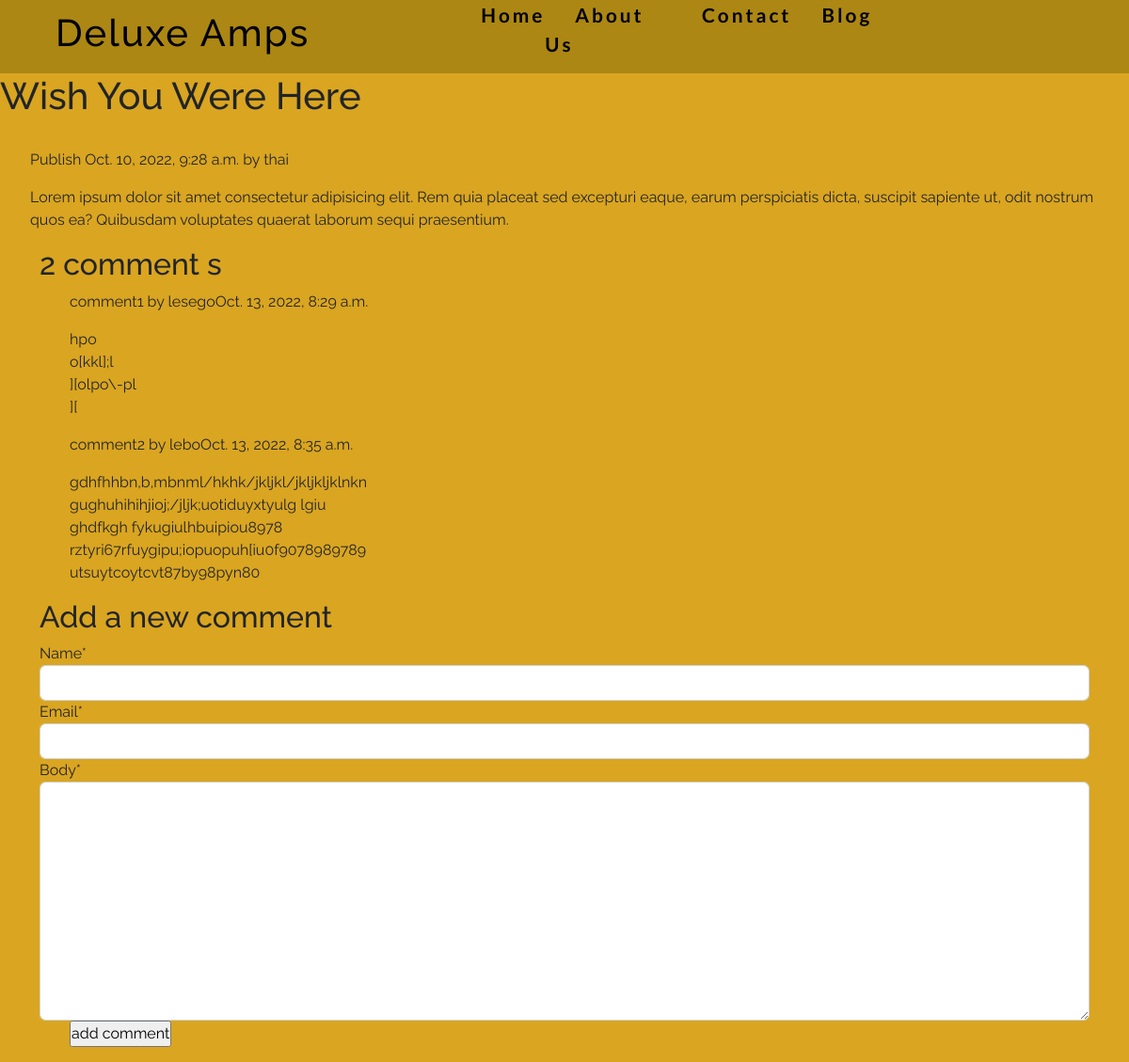
The app's page /2022/10/10/wish-you-were-here/ with its own data.
### blog/models.py (models this page shows, shortened)
class Post(models.Model):
    STATUS_CHOICES = (
        ('draft','Draft'),
        ('published','Published'),
    )
    title = models.CharField(max_length=250)
    post_image = models.ImageField(blank=True, null=True)
    slug = models.CharField(max_length=250, unique_for_date='publish')
    author = models.ForeignKey(User, on_delete=models.CASCADE, related_name='blog_post')
    body = models.TextField()
    publish = models.DateTimeField(default=timezone.now)
    created = models.DateField(auto_now_add=True)
    updated = models.DateTimeField(auto_now=True)
    status = models.CharField(max_length=10,choices=STATUS_CHOICES,default='draft')
    class Meta:
        ordering = ('-publish',)

class Comment(models.Model):
    post = models.ForeignKey(Post, on_delete=models.CASCADE,related_name='comments')
    name = models.CharField(max_length=80)
    email = models.EmailField()
    body = models.TextField()
    created = models.DateTimeField(auto_now_add=True)
    updated = models.DateTimeField(auto_now=True)
    active = models.BooleanField(default=True)
    class meta:
        ordering = ('created',)

### blog/views.py (the view)
# urls.py: path("<int:year>/<int:month>/<int:day>/<slug:post>/", post_detail, name="post_detail"),
def post_detail(request, year, month, day, post):
    post = get_object_or_404(Post, slug= post, status='published',publish__year=year,publish__month=month,publish__day=day)
    comments = post.comments.filter(active=True)
    new_comment = None
    if request.method =='POST':
        comment_form = CommentForm(data=request.POST)
        if comment_form.is_valid():
            new_comment = comment_form.save(commit=False)
            new_comment.post=post
            new_comment.save()
    else:
        comment_form = CommentForm()
    return render(request, 'post_detail.html', {'post': post,'comments':comments,'new_comment':new_comment,'comment_form':comment_form})

### blog/forms.py
class CommentForm(forms.ModelForm):
    class Meta:
        model = Comment
        fields = ('name','email','body')

### blog/templates/post_detail.html (shortened to what this page needs)
{% extends "base.html" %}
{% load crispy_forms_tags %}
{% block content%}
<h1>{{ post.title }}</h1>
<p class="date">
    Publish {{post.publish}} by {{post.author}}
</p>
{{post.body|linebreaks}}
<Div class="container">
{% with comments.count as total_comments %}
<h2>
{{ total_comments }} comment {{total_comments|pluralize}}
</h2>
{% endwith %}
{% for comment in comments %}
<div class="comment">
<p class="info">
comment{{forloop.counter}} by {{comment.name}}{{comment.created}}
</p>
{{comment.body|linebreaks}}
</div>
{%empty%}
<p>There are no paragraph</p>
{%endfor%}
{%if new_comment%}
<h2>your comment has been added</h2>
{%else%}
<h2>Add a new comment</h2>
<form method="POST">
{{ comment_form|crispy }}
<p><input type="submit" value="add comment"></p>
</form>
{%endif%}
</Div>
{%endblock%}

### static/CSS/app.css (style rules this page uses)
:root { --bg-color: goldenrod; --text-color: black; --headline-color: black; --button-color: rgba(5, 0, 5, 0.801); --accent-color:rgba(160, 127, 17, 0.788); --headline-font:'Lato', sans-serif; --body-font:'Raleway', sans-serif; }
* { padding: 0; margin: 0; box-sizing: border-box; }
body { font-size: 16px; font-family: var(--body-font); background-color: var(--bg-color); }
.card-list h1, p, a, h4 { padding-left: 2rem; }

### records on screen
Post: title "Wish You Were Here", publish "Oct. 10, 2022, 9:28 a.m.", author "thai", body "Lorem ipsum dolor sit amet consectetur adipisicing elit. Rem quia placeat sed excepturi eaque, earum perspiciatis dicta, suscipit sapiente ut, odit nostrum quos ea? Quibusdam voluptates quaerat laborum sequi praesentium."
Comment: name "lesego", created "Oct. 13, 2022, 8:29 a.m.", body "hpo o[kkl];l ][olpo\\-pl ]["
Comment: name "lebo", created "Oct. 13, 2022, 8:35 a.m.", body "gdhfhhbn,b,mbnml/hkhk/jkljkl/jkljkljklnkn gughuhihihjioj;/jljk;uotiduyxtyulg lgiu ghdfkgh fykugiulhbuipiou8978 rztyri67rfuygipu;iopuopuh[iu0f9078989789 utsuytcoytcvt87by98pyn80"

### other values on screen
{{ total_comments }} "2"
